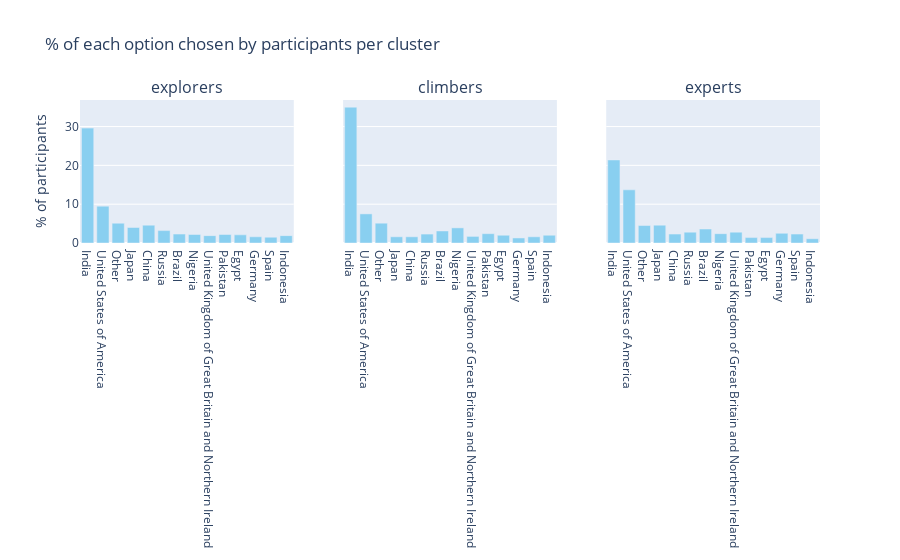

Write notebook code for a chart like this one.
### Markdown cell above
All three clusters are male dominated. C2 has a relatively even higher share than C0 and C1 by over 7 percentage points. Correspondingly, the share of female participants of C2 is lower than 0 and 1.

### Code cell
plot_bar_rank(binary_data, "Country",15)

### Figure 1 — Plotly figure (JSON) as saved in the notebook; plotly's stock layout.template omitted (floating-point values rounded to 4 significant figures)
{"data": [{"marker": {"color": "#89CFF0"}, "type": "bar", "x": ["India"], "xaxis": "x", "y": [29.6], "yaxis": "y"}, {"marker": {"color": "#89CFF0"}, "type": "bar", "x": ["United States of America"], "xaxis": "x", "y": [9.5], "yaxis": "y"}, {"marker": {"color": "#89CFF0"}, "type": "bar", "x": ["Other"], "xaxis": "x", "y": [5.1], "yaxis": "y"}, {"marker": {"color": "#89CFF0"}, "type": "bar", "x": ["Japan"], "xaxis": "x", "y": [4], "yaxis": "y"}, {"marker": {"color": "#89CFF0"}, "type": "bar", "x": ["China"], "xaxis": "x", "y": [4.6], "yaxis": "y"}, {"marker": {"color": "#89CFF0"}, "type": "bar", "x": ["Russia"], "xaxis": "x", "y": [3.2], "yaxis": "y"}, {"marker": {"color": "#89CFF0"}, "type": "bar", "x": ["Brazil"], "xaxis": "x", "y": [2.3], "yaxis": "y"}, {"marker": {"color": "#89CFF0"}, "type": "bar", "x": ["Nigeria"], "xaxis": "x", "y": [2.2], "yaxis": "y"}, {"marker": {"color": "#89CFF0"}, "type": "bar", "x": ["United Kingdom of Great Britain and Northern Ireland"], "xaxis": "x", "y": [1.9], "yaxis": "y"}, {"marker": {"color": "#89CFF0"}, "type": "bar", "x": ["Pakistan"], "xaxis": "x", "y": [2.2], "yaxis": "y"}, {"marker": {"color": "#89CFF0"}, "type": "bar", "x": ["Egypt"], "xaxis": "x", "y": [2.1], "yaxis": "y"}, {"marker": {"color": "#89CFF0"}, "type": "bar", "x": ["Germany"], "xaxis": "x", "y": [1.6], "yaxis": "y"}, {"marker": {"color": "#89CFF0"}, "type": "bar", "x": ["Spain"], "xaxis": "x", "y": [1.5], "yaxis": "y"}, {"marker": {"color": "#89CFF0"}, "type": "bar", "x": ["Indonesia"], "xaxis": "x", "y": [1.9], "yaxis": "y"}, {"marker": {"color": "#89CFF0"}, "type": "bar", "x": ["India"], "xaxis": "x2", "y": [35], "yaxis": "y2"}, {"marker": {"color": "#89CFF0"}, "type": "bar", "x": ["United States of America"], "xaxis": "x2", "y": [7.5], "yaxis": "y2"}, {"marker": {"color": "#89CFF0"}, "type": "bar", "x": ["Other"], "xaxis": "x2", "y": [5.1], "yaxis": "y2"}, {"marker": {"color": "#89CFF0"}, "type": "bar", "x": ["Japan"], "xaxis": "x2", "y": [1.6], "yaxis": "y2"}, {"marker": {"color": "#89CFF0"}, "type": "bar", "x": ["China"], "xaxis": "x2", "y": [1.6], "yaxis": "y2"}, {"marker": {"color": "#89CFF0"}, "type": "bar", "x": ["Russia"], "xaxis": "x2", "y": [2.3], "yaxis": "y2"}, {"marker": {"color": "#89CFF0"}, "type": "bar", "x": ["Brazil"], "xaxis": "x2", "y": [3.1], "yaxis": "y2"}, {"marker": {"color": "#89CFF0"}, "type": "bar", "x": ["Nigeria"], "xaxis": "x2", "y": [3.9], "yaxis": "y2"}, {"marker": {"color": "#89CFF0"}, "type": "bar", "x": ["United Kingdom of Great Britain and Northern Ireland"], "xaxis": "x2", "y": [1.7], "yaxis": "y2"}, {"marker": {"color": "#89CFF0"}, "type": "bar", "x": ["Pakistan"], "xaxis": "x2", "y": [2.4], "yaxis": "y2"}, {"marker": {"color": "#89CFF0"}, "type": "bar", "x": ["Egypt"], "xaxis": "x2", "y": [2], "yaxis": "y2"}, {"marker": {"color": "#89CFF0"}, "type": "bar", "x": ["Germany"], "xaxis": "x2", "y": [1.3], "yaxis": "y2"}, {"marker": {"color": "#89CFF0"}, "type": "bar", "x": ["Spain"], "xaxis": "x2", "y": [1.6], "yaxis": "y2"}, {"marker": {"color": "#89CFF0"}, "type": "bar", "x": ["Indonesia"], "xaxis": "x2", "y": [2], "yaxis": "y2"}, {"marker": {"color": "#89CFF0"}, "type": "bar", "x": ["India"], "xaxis": "x3", "y": [21.4], "yaxis": "y3"}, {"marker": {"color": "#89CFF0"}, "type": "bar", "x": ["United States of America"], "xaxis": "x3", "y": [13.7], "yaxis": "y3"}, {"marker": {"color": "#89CFF0"}, "type": "bar", "x": ["Other"], "xaxis": "x3", "y": [4.5], "yaxis": "y3"}, {"marker": {"color": "#89CFF0"}, "type": "bar", "x": ["Japan"], "xaxis": "x3", "y": [4.6], "yaxis": "y3"}, {"marker": {"color": "#89CFF0"}, "type": "bar", "x": ["China"], "xaxis": "x3", "y": [2.3], "yaxis": "y3"}, {"marker": {"color": "#89CFF0"}, "type": "bar", "x": ["Russia"], "xaxis": "x3", "y": [2.8], "yaxis": "y3"}, {"marker": {"color": "#89CFF0"}, "type": "bar", "x": ["Brazil"], "xaxis": "x3", "y": [3.6], "yaxis": "y3"}, {"marker": {"color": "#89CFF0"}, "type": "bar", "x": ["Nigeria"], "xaxis": "x3", "y": [2.4], "yaxis": "y3"}, {"marker": {"color": "#89CFF0"}, "type": "bar", "x": ["United Kingdom of Great Britain and Northern Ireland"], "xaxis": "x3", "y": [2.8], "yaxis": "y3"}, {"marker": {"color": "#89CFF0"}, "type": "bar", "x": ["Pakistan"], "xaxis": "x3", "y": [1.4], "yaxis": "y3"}, {"marker": {"color": "#89CFF0"}, "type": "bar", "x": ["Egypt"], "xaxis": "x3", "y": [1.4], "yaxis": "y3"}, {"marker": {"color": "#89CFF0"}, "type": "bar", "x": ["Germany"], "xaxis": "x3", "y": [2.5], "yaxis": "y3"}, {"marker": {"color": "#89CFF0"}, "type": "bar", "x": ["Spain"], "xaxis": "x3", "y": [2.3], "yaxis": "y3"}, {"marker": {"color": "#89CFF0"}, "type": "bar", "x": ["Indonesia"], "xaxis": "x3", "y": [1.1], "yaxis": "y3"}], "layout": {"annotations": [{"font": {"size": 16}, "showarrow": false, "text": "explorers", "x": 0.1444, "xanchor": "center", "xref": "paper", "y": 1, "yanchor": "bottom", "yref": "paper"}, {"font": {"size": 16}, "showarrow": false, "text": "climbers", "x": 0.5, "xanchor": "center", "xref": "paper", "y": 1, "yanchor": "bottom", "yref": "paper"}, {"font": {"size": 16}, "showarrow": false, "text": "experts", "x": 0.8556, "xanchor": "center", "xref": "paper", "y": 1, "yanchor": "bottom", "yref": "paper"}], "showlegend": false, "title": {"text": "% of each option chosen by participants per cluster"}, "xaxis": {"anchor": "y", "domain": [0, 0.2889]}, "xaxis2": {"anchor": "y2", "domain": [0.3556, 0.6444]}, "xaxis3": {"anchor": "y3", "domain": [0.7111, 1]}, "yaxis": {"anchor": "x", "domain": [0, 1], "title": {"text": "% of participants"}}, "yaxis2": {"anchor": "x2", "domain": [0, 1], "matches": "y", "showticklabels": false}, "yaxis3": {"anchor": "x3", "domain": [0, 1], "matches": "y", "showticklabels": false}}}
